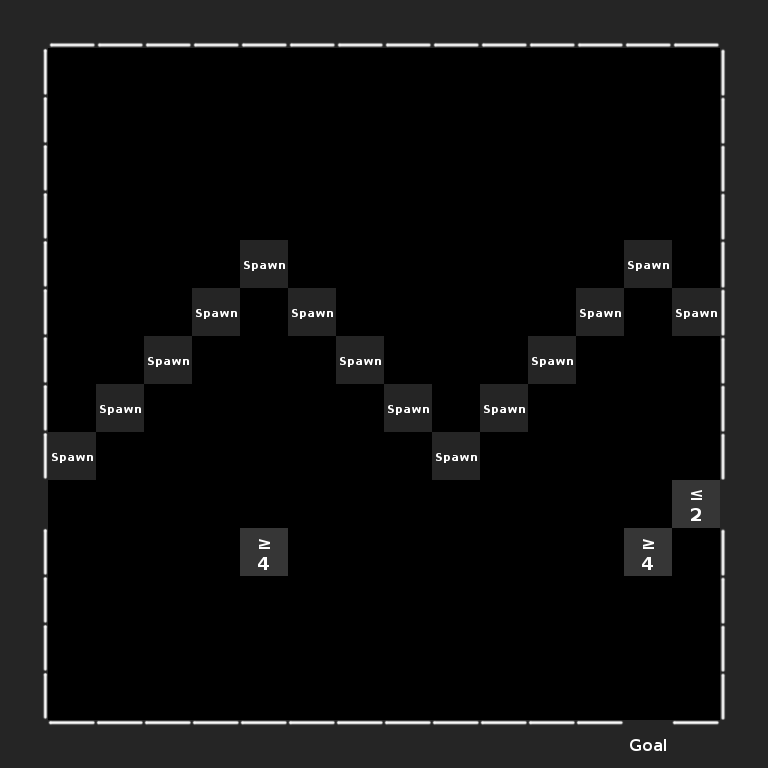

The image is a tile-based game level rendered from a .tmx file. Its description and complete source (layers, tilesets, objects, tile grids) follow:
An orthogonal 16x16 tile map with 48x48 px tiles, 1 tile layer (Tile Layer 1).

<map version="1.0" orientation="orthogonal" width="16" height="16" tilewidth="48" tileheight="48">
 <tileset firstgid="1" name="tileset" tilewidth="48" tileheight="48">
  <image source="../img/tileset.png" width="768" height="768" />
 </tileset>
 <layer name="Tile Layer 1" width="16" height="16">
  <data encoding="csv">
18,38,38,38,38,38,38,38,38,38,38,38,38,38,38,18,
39,0,0,0,0,0,0,0,0,0,0,0,0,0,0,37,
39,0,0,0,0,0,0,0,0,0,0,0,0,0,0,37,
39,0,0,0,0,0,0,0,0,0,0,0,0,0,0,37,
39,0,0,0,0,0,0,0,0,0,0,0,0,0,0,37,
39,0,0,0,0,33,0,0,0,0,0,0,0,33,0,37,
39,0,0,0,33,0,33,0,0,0,0,0,33,0,33,37,
39,0,0,33,0,0,0,33,0,0,0,33,0,0,0,37,
39,0,33,0,0,0,0,0,33,0,33,0,0,0,0,37,
39,33,0,0,0,0,0,0,0,33,0,0,0,0,0,37,
17,0,0,0,0,0,0,0,0,0,0,0,0,0,65,17,
39,0,0,0,0,50,0,0,0,0,0,0,0,50,0,37,
39,0,0,0,0,0,0,0,0,0,0,0,0,0,0,37,
39,0,0,0,0,0,0,0,0,0,0,0,0,0,0,37,
39,0,0,0,0,0,0,0,0,0,0,0,0,0,0,37,
18,36,36,36,36,36,36,36,36,36,36,36,36,34,36,18
</data>
 </layer>
</map>